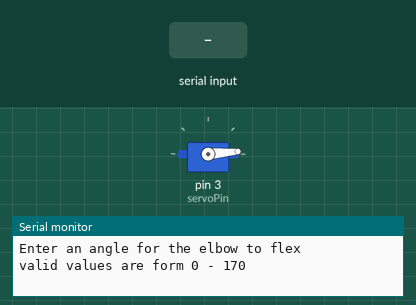
Simulated run of this program. Board: Arduino Uno, built with avr-gcc and run on an emulated ATmega328P. On the bench: servo, the last lines printed to the serial monitor. The inputs (shaded band) are chosen by the test bench.

Above: at 1.2 s.
1.3 s: "90,45\n" received over Serial
At 2.6 s:
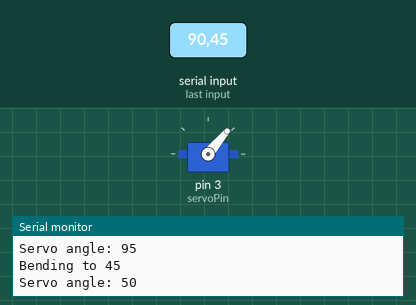
3.3 s: "30,150\n" received over Serial
At 3.9 s:
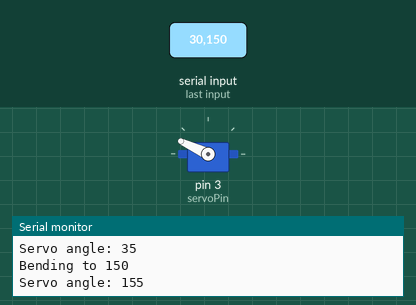
5.1 s: "200\n" received over Serial
At 6.2 s:
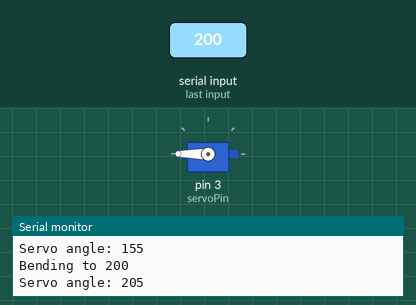
6.6 s: "90\n" received over Serial
At 7.3 s:
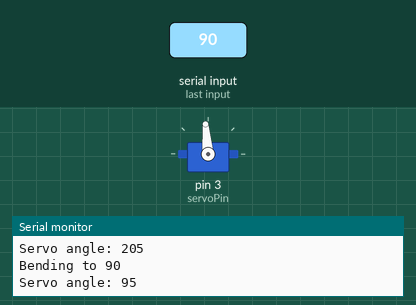
Timing chart, 0 to 11.4 s (numbered marks = the images above; inputs shaded):
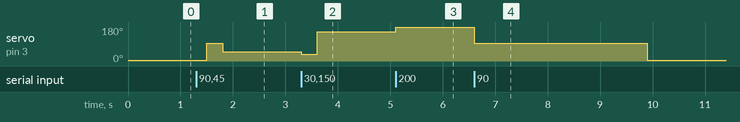

The program:

main.cpp
```cpp
// (licence header left out)
#include <Arduino.h>
#include <Servo.h>

const int servoPin = 3; // we should be able to use D3 as a PWM on the RedBoard
Servo elbow;
int flex = 0;

int getAngle(int);

void setup() {
  Serial.begin(9600);
  Serial.setTimeout(3000); // I'm a slow typer
  elbow.attach(servoPin);
  Serial.println("Enter an angle for the elbow to flex");
  Serial.println("valid values are form 0 - 170");
  elbow.write(getAngle(flex));
}

void loop() {
  if(Serial.available() > 0){
    flex = Serial.parseInt();
    elbow.write(getAngle(flex));
    Serial.print("Bending to ");
    Serial.println(flex);
    Serial.print("Servo angle: ");
    Serial.println(getAngle(flex));
  }
  delay(300);
}

/**
 * @brief get a mapped angle so as not to jitter the
 *        servo
 *
 * @param a the desired angle of flex
 * @return int the servo angle (assume 5 as zeroed)
 */
int getAngle(int a){
  return map(a, 0, 170, 5, 175);
}
```

Measured:
- after the input at 1.3 s, servo on pin 3 (servoPin): 5° → 95° after 0.20 s, → 50° 0.30 s later
- after the input at 3.3 s, servo on pin 3 (servoPin): 50° → 35° at once, → 155° 0.30 s later
- after the input at 5.1 s, servo on pin 3 (servoPin): 155° → 180° at once
- after the input at 6.6 s, servo on pin 3 (servoPin): 180° → 95° at once, → 5° 3.3 s later
